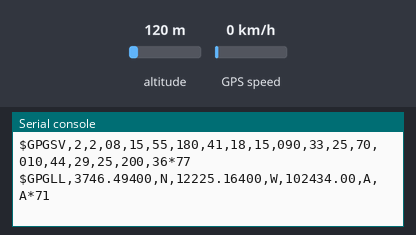
Recording of a program running on a simulated Raspberry Pi Pico running MicroPython. Parts: the last lines printed to the serial console. The inputs (shaded band) are chosen by the test bench; at power-on: altitude 120 m, GPS speed 0 km/h. The GPS gets a fix after 3 s at 37.7749, -122.4194 with 8 satellites; the interpreter's speed is modelled, so counts of loop turns are approximate.

Above: at 4.2 s.
4.3 s: altitude set to 20 m
At 5.7 s:
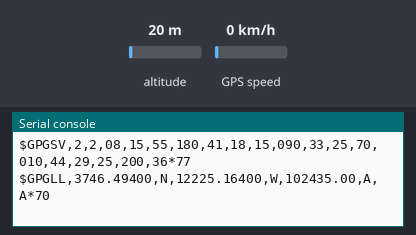
8.5 s: GPS speed set to 2 km/h
At 9.9 s:
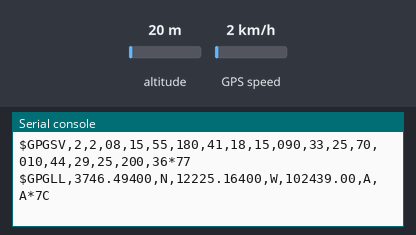
10.6 s: GPS speed set to 30 km/h
At 12.1 s:
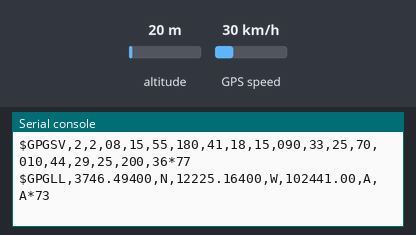
14.8 s: altitude set to 250 m
At 16.2 s:
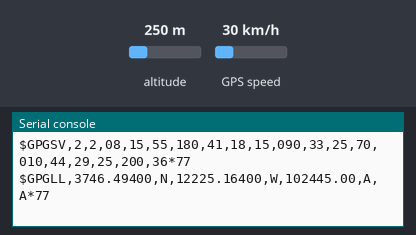
19.0 s: altitude set to 750 m
At 19.9 s:
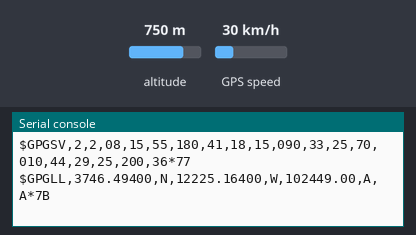
21.0 s: GPS speed set to 90 km/h
At 22.4 s:
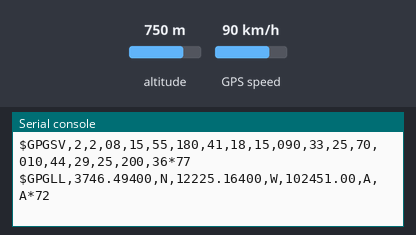
Timing chart, 0 to 24.0 s (numbered marks = the images above; inputs shaded):
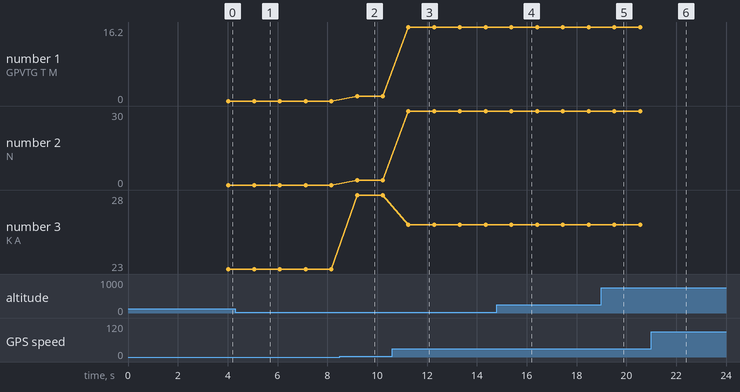

Measured:
- after the input at 4.3 s, the serial console: prints a new line after 0.76 s (image 1)
- after the input at 8.5 s, the serial console: prints a new line after 0.69 s (image 2)
- after the input at 10.6 s, the serial console: prints a new line after 0.66 s (image 3)
- after the input at 14.8 s, the serial console: prints a new line after 0.59 s (image 4)
- after the input at 19.0 s, the serial console: prints a new line after 0.52 s (image 5)
- after the input at 21.0 s, the serial console: prints a new line after 0.58 s (image 6)
- plotted number 1: 0 → 1.08 after the input at 8.5 s, 1.08 → 16.2 after the input at 10.6 s
- plotted number 3: 23 → 28 after the input at 8.5 s, 28 → 26 after the input at 10.6 s

The program:

uart.py
```python
import time

from machine import UART, Pin

"""
Default config for ATGM338H
data bit : 8
stop bit : 1
check bit : none
"""

"""
NMEA message

$  <address>  {,<value>}  *<checksum>  <CR><LF>
"""

class uart_ifce(object):

    def __init__(self, n_uart=0, baudrate=9600, pin_tx=0, pin_rx=1):
        self.n_uart = n_uart
        self.baudrate = baudrate
        self.pin_tx = pin_tx
        self.pin_rx = pin_rx

        self.uart = UART(self.n_uart,
                         baudrate=self.baudrate,
                         tx=Pin(self.pin_tx),
                         rx=Pin(self.pin_rx))
        pass

    def read_byte(self):
        return self.uart.read(1)

    def write_byte(self, byte):
        return self.uart.write(byte)

    def read_lines(self) -> bytes:
        rx_data = bytes()
        while self.uart.any() > 0:
            rx_data += self.read_byte()
        # return rx_data.decode('utf-8')
        # print(rx_data.decode('utf-8'))
        return rx_data

class atgm338h(uart_ifce):

    def __init__(self, n_uart: int, baudrate: int, pin_tx: int, pin_rx: int):
        super().__init__(n_uart, baudrate, pin_tx, pin_rx)

        self.init_sequence()

    def init_sequence(self) -> None:
        pass

    def read_nmea_all(self) -> str:
        return super().read_lines().decode('utf-8')

def main():
    time.sleep(3)
    atgm338h_dev = atgm338h(0, 9600, 0, 1)
    # uart0 = UART(0, baudrate=9600, tx=Pin(0), rx=Pin(1))
    while True:
        # rx_data = bytes()
        print(atgm338h_dev.read_nmea_all())
        # while uart0.any() > 0:
        #     rx_data += uart0.read(1)
        #
        # print(rx_data.decode('utf-8'))
        time.sleep(1)
    pass


if __name__ == '__main__':
    main()
```
